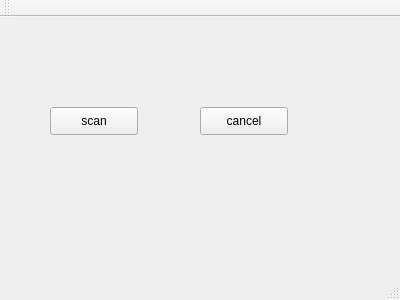
<?xml version="1.0" encoding="UTF-8"?>
<ui version="4.0">
 <class>MainWindow</class>
 <widget class="QMainWindow" name="MainWindow">
  <property name="geometry">
   <rect>
    <x>0</x>
    <y>0</y>
    <width>400</width>
    <height>300</height>
   </rect>
  </property>
  <property name="windowTitle">
   <string>MainWindow</string>
  </property>
  <widget class="QWidget" name="centralWidget">
   <widget class="QPushButton" name="scan">
    <property name="geometry">
     <rect>
      <x>50</x>
      <y>90</y>
      <width>88</width>
      <height>28</height>
     </rect>
    </property>
    <property name="text">
     <string>scan</string>
    </property>
   </widget>
   <widget class="QPushButton" name="cancel">
    <property name="geometry">
     <rect>
      <x>200</x>
      <y>90</y>
      <width>88</width>
      <height>28</height>
     </rect>
    </property>
    <property name="text">
     <string>cancel</string>
    </property>
   </widget>
  </widget>
  <widget class="QMenuBar" name="menuBar">
   <property name="geometry">
    <rect>
     <x>0</x>
     <y>0</y>
     <width>400</width>
     <height>24</height>
    </rect>
   </property>
  </widget>
  <widget class="QToolBar" name="mainToolBar">
   <attribute name="toolBarArea">
    <enum>TopToolBarArea</enum>
   </attribute>
   <attribute name="toolBarBreak">
    <bool>false</bool>
   </attribute>
  </widget>
  <widget class="QStatusBar" name="statusBar"/>
 </widget>
 <layoutdefault spacing="6" margin="11"/>
 <resources/>
 <connections/>
</ui>
